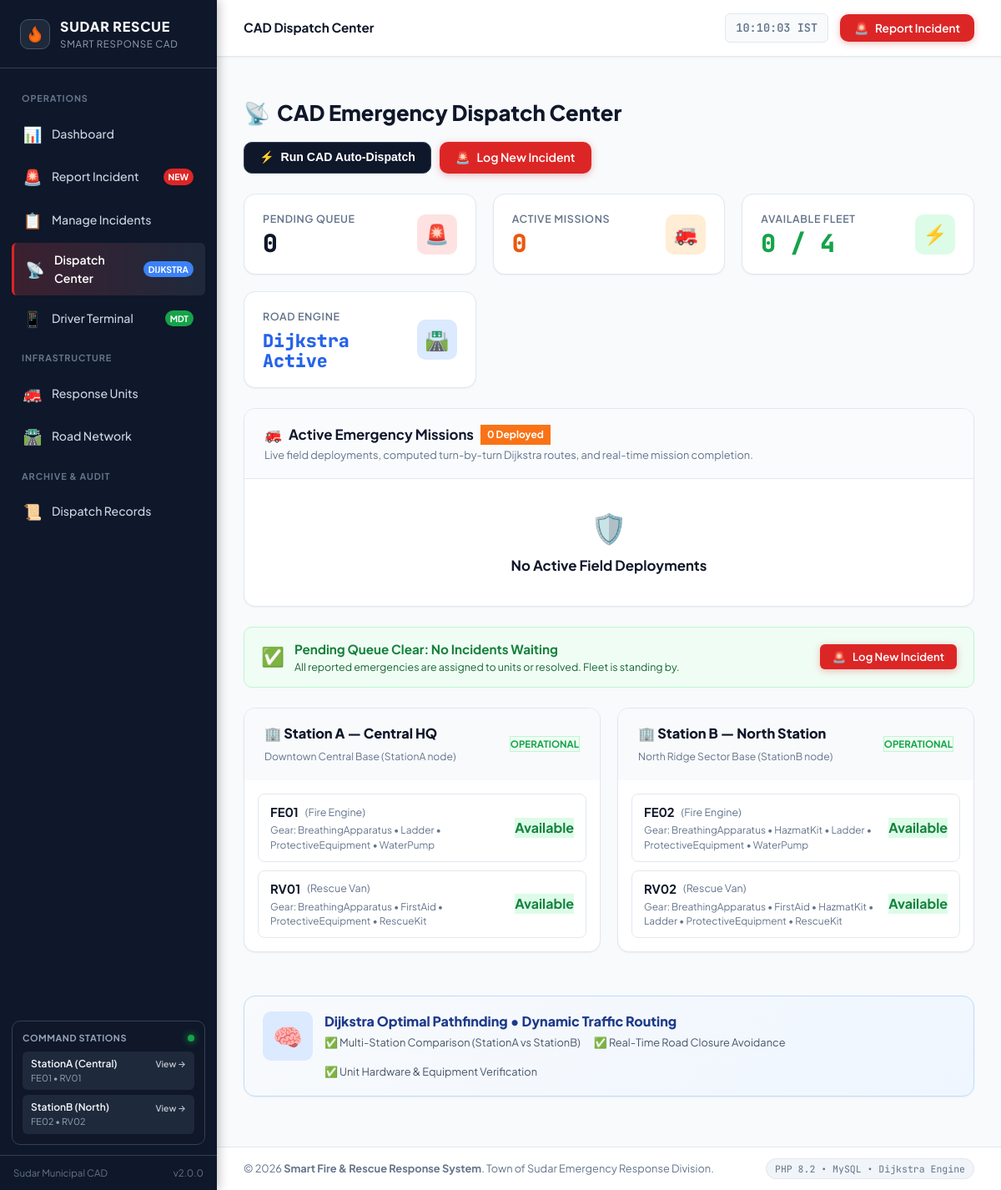
The page /dispatch.php on the database its author committed.
### tables this page shows
CREATE TABLE `response_units` (
    `unit_id` VARCHAR(20) NOT NULL,
    `unit_type` VARCHAR(50) NOT NULL,
    `station_id` VARCHAR(30) NOT NULL,
    `status` ENUM('Available', 'Busy', 'Dispatched', 'Out of Service') NOT NULL DEFAULT 'Available',
    `current_incident_id` INT NULL,
    `created_at` TIMESTAMP DEFAULT CURRENT_TIMESTAMP,
    PRIMARY KEY (`unit_id`),
    CONSTRAINT `fk_unit_station` FOREIGN KEY (`station_id`) 
        REFERENCES `stations` (`station_id`) ON UPDATE CASCADE
);

### dispatch.php (the view, shortened to what the rows shown need)
<?php
require_once __DIR__ . '/db.php';
require_once __DIR__ . '/classes/ResponseUnit.php';
require_once __DIR__ . '/classes/DispatchService.php';
$unitModel       = new ResponseUnit();
$dispatchService = new DispatchService();
$activeMissions = $dispatchService->getAllDispatchRecords('Active');
$units       = $unitModel->getAll();
$activeCount = count($activeMissions);
$stations = [
    'StationA' => [
        'name'     => 'StationA Central (HQ)',
        'location' => 'Downtown Central Sector',
        'units'    => []
    ],
    'StationB' => [
        'name'     => 'StationB North',
        'location' => 'North Ridge Sector',
        'units'    => []
    ]
];
foreach ($units as $u) {
    if (isset($stations[$u['station_id']])) {
        $stations[$u['station_id']]['units'][] = $u;
    }
}
include __DIR__ . '/includes/header.php';
?>
<div style="margin-bottom: 24px; display:flex; justify-content:space-between; align-items:center; flex-wrap:wrap; gap:16px;">
    <div>
        <h1 style="font-size: 1.6rem; font-weight:800; color:var(--color-sidebar); display:flex; align-items:center; gap:8px;">
            <span>📡</span> CAD Emergency Dispatch Center
        </h1>
    </div>
</div>
<div class="card" style="margin-bottom: 24px;">
    <div class="card-header" style="display:flex; justify-content:space-between; align-items:center; flex-wrap:wrap; gap:12px;">
        <div>
            <h2 class="card-title" style="display:flex; align-items:center; gap:8px;">
                <span>🚒</span> Active Emergency Missions
                <span class="badge" style="background:#f97316; color:#fff; font-size:0.75rem; padding:3px 8px;">
                    <?= $activeCount ?> Deployed
                </span>
            </h2>
        </div>
    </div>
</div>
<div style="display:grid; grid-template-columns: 1fr 1fr; gap:20px; margin-bottom: 24px;">
    <div class="card">
        <div class="card-body" style="padding:16px;">
            <div style="display:flex; flex-direction:column; gap:10px;">
                <?php foreach ($stations['StationA']['units'] as $u):
                    $isAvail = ($u['status'] === 'Available');
                ?>
                    <div style="display:flex; justify-content:space-between; align-items:center; background:#ffffff; border:1px solid #e2e8f0; border-radius:8px; padding:10px 14px;">
                        <div>
                            <div style="display:flex; align-items:center; gap:8px;">
                                <strong style="font-size:0.92rem; color:var(--color-sidebar);"><?= htmlspecialchars($u['unit_id']) ?></strong>
                                <span style="font-size:0.78rem; color:var(--color-text-muted);">(<?= htmlspecialchars($u['unit_type']) ?>)</span>
                            </div>
                            <div style="font-size:0.74rem; color:#64748b; margin-top:2px;">
                                Gear: <?= implode(' &bull; ', $u['equipment_array']) ?>
                            </div>
                        </div>
                        <span class="badge" style="background:<?= $isAvail ? '#dcfce7' : ($u['status'] === 'Dispatched' ? '#ffedd5' : '#fee2e2') ?>; color:<?= $isAvail ? '#15803d' : ($u['status'] === 'Dispatched' ? '#c2410c' : '#b91c1c') ?>; font-weight:700;">
                            <?= htmlspecialchars($u['status']) ?>
                        </span>
                    </div>
                <?php endforeach; ?>
            </div>
        </div>
    </div>
    <div class="card">
        <div class="card-body" style="padding:16px;">
            <div style="display:flex; flex-direction:column; gap:10px;">
                <?php foreach ($stations['StationB']['units'] as $u):
                    $isAvail = ($u['status'] === 'Available');
                ?>
                    <div style="display:flex; justify-content:space-between; align-items:center; background:#ffffff; border:1px solid #e2e8f0; border-radius:8px; padding:10px 14px;">
                        <div>
                            <div style="display:flex; align-items:center; gap:8px;">
                                <strong style="font-size:0.92rem; color:var(--color-sidebar);"><?= htmlspecialchars($u['unit_id']) ?></strong>
                                <span style="font-size:0.78rem; color:var(--color-text-muted);">(<?= htmlspecialchars($u['unit_type']) ?>)</span>
                            </div>
                            <div style="font-size:0.74rem; color:#64748b; margin-top:2px;">
                                Gear: <?= implode(' &bull; ', $u['equipment_array']) ?>
                            </div>
                        </div>
                        <span class="badge" style="background:<?= $isAvail ? '#dcfce7' : ($u['status'] === 'Dispatched' ? '#ffedd5' : '#fee2e2') ?>; color:<?= $isAvail ? '#15803d' : ($u['status'] === 'Dispatched' ? '#c2410c' : '#b91c1c') ?>; font-weight:700;">
                            <?= htmlspecialchars($u['status']) ?>
                        </span>
                    </div>
                <?php endforeach; ?>
            </div>
        </div>
    </div>
</div>
<?php include __DIR__ . '/includes/footer.php'; ?>

### rows shown on the page
response_units: unit_id "FE01", unit_type "Fire Engine", equipment_array "BreathingApparatus • Ladder • ProtectiveEquipment • WaterPump", status "Available"
response_units: unit_id "RV01", unit_type "Rescue Van", equipment_array "BreathingApparatus • FirstAid • ProtectiveEquipment • RescueKit", status "Available"
response_units: unit_id "FE02", unit_type "Fire Engine", equipment_array "BreathingApparatus • HazmatKit • Ladder • ProtectiveEquipment • WaterPump", status "Available"
response_units: unit_id "RV02", unit_type "Rescue Van", equipment_array "BreathingApparatus • FirstAid • HazmatKit • Ladder • ProtectiveEquipment • RescueKit", status "Available"

### other values the page prints
APP_VERSION "2.0.0"
$pageTitle "CAD Dispatch Center"
count($pendingIncidents) "0"
$activeCount "0"
$unitStats['by_status']['Available'] "0"
$unitStats['total'] "4"
APP_NAME "Smart Fire & Rescue Response System"
TOWN_NAME "Sudar"
